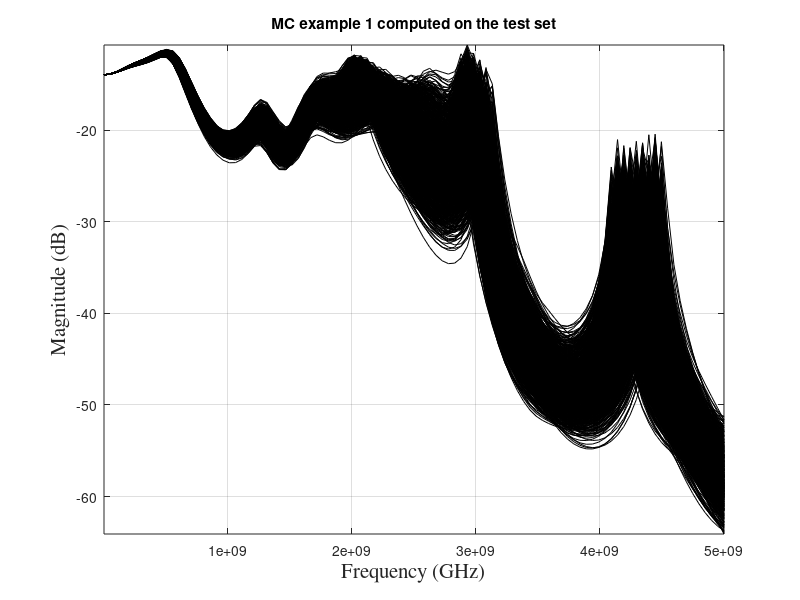

The MATLAB script that drew this image: (Note: this script raises an error after producing the figure.)
% Reproducibility script for Example 1 of the paper:
% "Small-Data Modeling of Electromagnetic Structures via
% Compressed Vector-Valued Kernel Ridge Regression"
%
% This script reproduces the PCA+GPR results for Example 1, including:
% 1) the PCA+GPR entry corresponding to model #24 in Table 3,
% 2) the scatter plot in Fig. 3,
% 3) the parametric plot.
%
% By changing the input covariance function, it is also possible to 
% reproduce the other PCA+reg configurations reported in Table 3 of the paper.


clear all;
clc;
close all;

% Plot/font settings used in the figures
FS = 15;
FN = 'Times';
FW = 'normal';
FA = 'normal';


%% Load dataset for Example 1
% The file Example01_dataset.mat contains:
%   X_ED_norm   : normalized training input samples;
%   Y_ED        : training output responses;
%   X_TEST_norm : normalized test input samples;
%   Y_TEST      : test output responses;
%   freq        : frequency vector.

load("example01_dataset.mat")

%% MC plot
figure
plot(freq,Y_TEST,'k')

% Axis labels
xlabel('Frequency (GHz)', 'FontSize', FS, 'FontName', FN);
ylabel('Magnitude (dB)', 'FontSize', FS, 'FontName', FN);

title('MC example 1 computed on the test set')
% Main plot aesthetics
axis tight;
grid on;
box on;
set(gcf, 'Color', 'w');


%% Modeling

%%%%%%%%%%%%%%%%%%%%%%%%%%%%%%%%%%%%%%%%%%%%%%%%%%%%%%%%%%%%%%%%%%%%%%%%%%%
%% PCA
%%%%%%%%%%%%%%%%%%%%%%%%%%%%%%%%%%%%%%%%%%%%%%%%%%%%%%%%%%%%%%%%%%%%%%%%%%%

% PCA is computed through the singular value decomposition (SVD)
% of the output matrix.
%
% The transpose is used because the output matrix must be arranged as:
% [number of output components] x [number of training samples]
%
% In other words:
% - columns correspond to training realizations
% - rows correspond to output samples/components

% Start timing the overall PCA+GPR training phase
t_GPR = tic;

% Relative truncation threshold used for PCA
RelTol = 1e-3;

% Compute the sample mean of the outputs across the training set
MU = mean(Y_ED.', 2);

% Mean-center the output matrix before applying SVD
Ytilde = Y_ED.' - MU;

% Singular value decomposition of the centered output matrix
[U,S,V] = svd(Ytilde, 'econ');

% Determine the number of retained PCA modes.
% Only the singular values larger than RelTol times the largest one
% are retained.
nbar = find(diag(S)/S(1,1) > RelTol, 1, 'last');

% Retained PCA basis
Un = sparse(U(:,1:nbar));

% Compute the PCA coefficients associated with the training outputs.
% Each row of z_train contains the retained latent coordinates
% for one training sample.
z_train = (Un' * Ytilde).';

% Train one independent scalar GPR model for each retained PCA coefficient
for n = 1:nbar
    % Fit scalar Gaussian process regressor for the n-th latent coefficient
    M_gpr{n} = fitrgp( ...
        X_ED_norm, z_train(:,n), ...
        'KernelFunction', 'ardsquaredexponential', ...
        'Standardize', true, ...
        'ConstantSigma', false);
end

% Model evaluation on the test set:
% predict all retained PCA coefficients for all test samples
Z_GPR = zeros(nbar, size(X_TEST_norm,1));

for n = 1:nbar
    % Predict the n-th latent coefficient on the test set
    Z_GPR(n,:) = predict(M_gpr{n}, X_TEST_norm);
end

% Stop timing
t_GPR = toc(t_GPR);

% Reconstruct the predicted outputs in the original output space:
% mean + retained PCA basis times predicted latent coefficients
Y_GPR = MU + Un * Z_GPR;
Y_pred = Y_GPR.';

%% Compute error metrics

% Small constant to avoid division by zero in relative errors
eps_norm = 1e-12;

% Relative L2 error over the full output matrix, expressed in percent
L2_rel_Error = norm((Y_TEST - Y_pred), 'fro') / (norm(Y_TEST, 'fro') + eps_norm) * 100;

% Relative Linf error over all entries, expressed in percent
Linf_rel_Error = norm(abs(Y_TEST(:) - Y_pred(:)), inf) / norm(abs(Y_TEST(:)), inf) * 100;

%% Display summary in Command Window
fprintf('\n\n---------------------\n');
fprintf('--- PCA+GPR MODEL SUMMARY ---\n');

% Number of available training samples
fprintf('Number of training samples: %d\n', size(X_ED_norm,1));

% Kernel name used in the scalar GPR models
fprintf('Input kernel kx: ardmatern52\n');

% PCA truncation threshold
fprintf('PCA tolerance: %.1e\n', RelTol);

% Number of retained PCA modes
fprintf('Retained PCA modes: %d\n', nbar);

% Total number of scalar coefficients to be learned/stored,
% approximated here as retained PCA modes times number of training samples
fprintf('Number of retained coefficients: %d\n', nbar * size(X_ED_norm,1));

% Total training time
fprintf('Training time: %.4f seconds\n', t_GPR);

% Relative error metrics
fprintf('L2 relative error: %.1f\n', L2_rel_Error);
fprintf('Linf relative error: %.1f\n', Linf_rel_Error);
fprintf('----------------------\n');

%% Scatter plot
figure;
hold on;
set(gca, 'FontSize', FS, 'FontName', FN, 'FontWeight', FW, 'FontAngle', FA);

% Scatter plot of predicted vs actual values over the whole test set
scatter(Y_TEST(:), Y_pred(:), 30, 'g', 'x', 'LineWidth', 1.2);

% Reference line y = x, corresponding to perfect prediction
min_val = min([Y_TEST(:); Y_pred(:)]);
max_val = max([Y_TEST(:); Y_pred(:)]);
plot([min_val, max_val], [min_val, max_val], 'k--', 'LineWidth', 1.2);

% Axis labels and formatting
xlabel('Actual Values', 'FontSize', FS+3, 'FontName', FN);
ylabel('Model Prediction', 'FontSize', FS+3, 'FontName', FN);
legend({'Model #24'}, 'FontSize', FS+3, 'Location', 'southeast', 'FontName', 'Arial');

% Styling
axis square;
axis tight;
grid on;
box on;
set(gca, 'LineWidth', 1.2);
set(gcf, 'Color', 'w');

%% Parametric comparison between reference and predicted responses
% for a subset of test samples
figure;
hold on;
set(gca, 'FontSize', FS, 'LineWidth', 1.2, 'FontName', FN, 'FontWeight', FW, 'FontAngle', FA);

% Plot reference and prediction for the first test example
plot(freq/1e9, Y_TEST(1,:), 'k-', 'LineWidth', 2.5);
plot(freq/1e9, Y_pred(1,:), 'm--', 'LineWidth', 2);

% Plot reference and predictions for additional test examples
% sampled every 4 rows up to row 20
plot(freq/1e9, Y_TEST(1:5:25,:), 'k-', 'LineWidth', 2.5);
plot(freq/1e9, Y_pred(1:5:25,:), 'm--', 'LineWidth', 2);

% Axis labels
xlabel('Frequency (GHz)', 'FontSize', FS, 'FontName', FN);
ylabel('Magnitude (dB)', 'FontSize', FS, 'FontName', FN);

% Legend
legend({'Reference', 'Model #24'}, 'FontSize', FS, 'Location', 'best', 'FontName', 'Arial');

% Main plot aesthetics
axis tight;
grid on;
box on;
set(gcf, 'Color', 'w');
